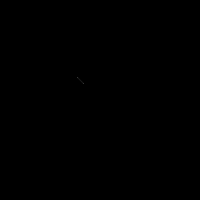
Frame 1 (no input)
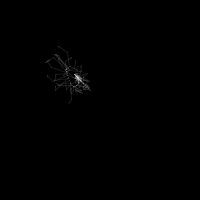
Frame 60 (the mouse pressed at the canvas centre just before this capture)
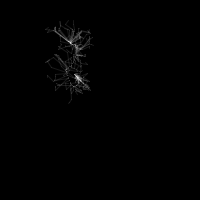
Frame 120 (the mouse held since frame 60 and released just before this capture)

The Processing sketch that drew these frames (run headless with seeded random() and noise(); from frame 60 on, the mouse is pressed at the canvas centre):

// Processing sketch: processing_28982
// ── processing_28982.pde

float a=50,b=50,c=0;
void setup(){
  size(200,200);
  background(0);
}

void draw(){
  a+=.01;
  b-=.01;
  c+=.1;
  float w=width,h=height,u=w/2,v=h/2;
  //filter(BLUR,.6);
  for(int i=0;i<4;i++){
    float x,y;
    if(i==0){
      stroke(255,50);
      x=noise(a)*w;
      y=noise(b)*h;
      point(x,y);
    }else{
      stroke(255,25);
      x=noise(u)*w/2+u-w/4;
      y=noise(v)*h/2+v-h/4;
      line(x,y,u,v);
    }
    u=x;
    v=y;
    w/=2;
    h/=2;
  }
  
}
